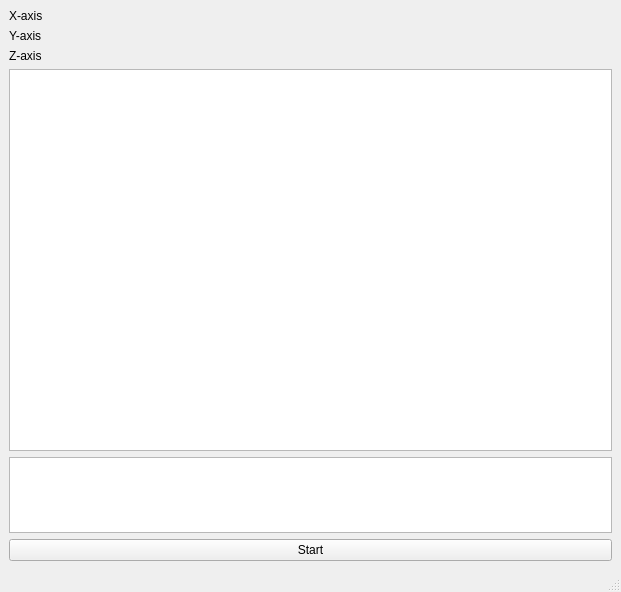
<?xml version="1.0" encoding="UTF-8"?>
<ui version="4.0">
 <class>MainWindow</class>
 <widget class="QMainWindow" name="MainWindow">
  <property name="geometry">
   <rect>
    <x>0</x>
    <y>0</y>
    <width>621</width>
    <height>592</height>
   </rect>
  </property>
  <property name="windowTitle">
   <string>MainWindow</string>
  </property>
  <widget class="QWidget" name="centralwidget">
   <layout class="QVBoxLayout" name="verticalLayout">
    <item>
     <widget class="QLabel" name="lbl_x">
      <property name="text">
       <string>X-axis</string>
      </property>
     </widget>
    </item>
    <item>
     <widget class="QLabel" name="lbl_y">
      <property name="text">
       <string>Y-axis</string>
      </property>
     </widget>
    </item>
    <item>
     <widget class="QLabel" name="lbl_z">
      <property name="text">
       <string>Z-axis</string>
      </property>
     </widget>
    </item>
    <item>
     <widget class="qfi_AI" name="ai">
      <property name="sizePolicy">
       <sizepolicy hsizetype="Expanding" vsizetype="Expanding">
        <horstretch>0</horstretch>
        <verstretch>10</verstretch>
       </sizepolicy>
      </property>
     </widget>
    </item>
    <item>
     <widget class="QTextEdit" name="txt_status">
      <property name="sizePolicy">
       <sizepolicy hsizetype="Expanding" vsizetype="Expanding">
        <horstretch>0</horstretch>
        <verstretch>2</verstretch>
       </sizepolicy>
      </property>
     </widget>
    </item>
    <item>
     <widget class="QPushButton" name="btn_start">
      <property name="text">
       <string>Start</string>
      </property>
     </widget>
    </item>
   </layout>
  </widget>
  <widget class="QMenuBar" name="menubar">
   <property name="geometry">
    <rect>
     <x>0</x>
     <y>0</y>
     <width>621</width>
     <height>24</height>
    </rect>
   </property>
  </widget>
  <widget class="QStatusBar" name="statusbar"/>
 </widget>
 <customwidgets>
  <customwidget>
   <class>qfi_AI</class>
   <extends>QGraphicsView</extends>
   <header location="global">qfi/qfi_AI.h</header>
  </customwidget>
 </customwidgets>
 <resources/>
 <connections/>
</ui>
